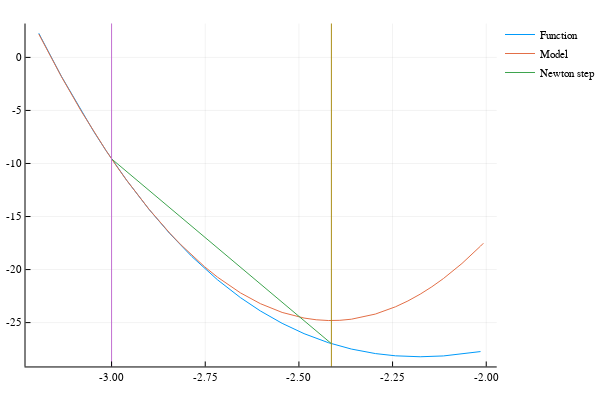

The notebook cell this image was saved under:
### Code cell
plot!(m, -3.2, -2.0, label="Model")
plot!(iter[1:2,2], iter[1:2,1], label="Newton step")
vline!([iter[1,2] iter[2,2]], label = "")

### Figure 1 — Plotly figure (JSON) as saved in the notebook; plotly's stock layout.template omitted (floating-point values rounded to 4 significant figures)
{"data": [{"colorbar": {"title": ""}, "hoverinfo": "text", "legendgroup": "Function", "line": {"color": "rgba(0, 154, 250, 1.000)", "dash": "solid", "shape": "linear", "width": 1}, "mode": "lines", "name": "Function", "showlegend": true, "text": [null, null, null, null, null, null, null, null, null, null, null, null, null, null, null, null, null, null, null, null, null, null, null], "type": "scatter", "x": [-3.194, -3.188, -3.134, -3.08, -3.047, -3.015, -2.987, -2.96, -2.9, -2.845, -2.786, -2.717, -2.656, -2.603, -2.545, -2.486, -2.422, -2.36, -2.296, -2.242, -2.176, -2.114, -2.015], "xaxis": "x1", "y": [2.276, 1.865, -1.773, -5.123, -7.003, -8.786, -10.22, -11.59, -14.33, -16.6, -18.78, -20.97, -22.64, -23.9, -25.07, -26.04, -26.89, -27.49, -27.92, -28.13, -28.22, -28.14, -27.73], "yaxis": "y1", "zmax": 0.1, "zmin": -0.1}, {"colorbar": {"title": ""}, "hoverinfo": "text", "legendgroup": "Model", "line": {"color": "rgba(227, 111, 71, 1.000)", "dash": "solid", "shape": "linear", "width": 1}, "mode": "lines", "name": "Model", "showlegend": true, "text": [null, null, null, null, null, null, null, null, null, null, null, null, null, null, null, null, null, null, null, null, null, null, null, null, null, null, null, null, null, null, null], "type": "scatter", "x": [-3.194, -3.188, -3.134, -3.08, -3.047, -3.015, -2.987, -2.96, -2.9, -2.845, -2.815, -2.786, -2.751, -2.717, -2.656, -2.603, -2.545, -2.486, -2.454, -2.422, -2.391, -2.36, -2.296, -2.242, -2.209, -2.176, -2.145, -2.114, -2.065, -2.015, -2.008], "xaxis": "x1", "y": [2.192, 1.788, -1.8, -5.129, -7.004, -8.786, -10.22, -11.58, -14.32, -16.56, -17.65, -18.67, -19.74, -20.72, -22.19, -23.21, -24.04, -24.57, -24.73, -24.8, -24.78, -24.68, -24.2, -23.51, -22.96, -22.32, -21.63, -20.85, -19.43, -17.79, -17.52], "yaxis": "y1", "zmax": 0.1, "zmin": -0.1}, {"colorbar": {"title": ""}, "hoverinfo": "text", "legendgroup": "Newton step", "line": {"color": "rgba(62, 164, 78, 1.000)", "dash": "solid", "shape": "linear", "width": 1}, "mode": "lines", "name": "Newton step", "showlegend": true, "text": [null, null], "type": "scatter", "x": [-3, -2.413], "xaxis": "x1", "y": [-9.564, -26.98], "yaxis": "y1", "zmax": 0.1, "zmin": -0.1}, {"colorbar": {"title": ""}, "hoverinfo": "text", "legendgroup": "", "line": {"color": "rgba(195, 113, 210, 1.000)", "dash": "solid", "shape": "linear", "width": 1}, "mode": "lines", "name": "", "showlegend": false, "text": [null, null], "type": "scatter", "x": [-3, -3], "xaxis": "x1", "y": [-3262.0, 3236.0], "yaxis": "y1", "zmax": 0.1, "zmin": -0.1}, {"colorbar": {"title": ""}, "hoverinfo": "text", "legendgroup": "", "line": {"color": "rgba(172, 142, 24, 1.000)", "dash": "solid", "shape": "linear", "width": 1}, "mode": "lines", "name": "", "showlegend": false, "text": [null, null], "type": "scatter", "x": [-2.413, -2.413], "xaxis": "x1", "y": [-3262.0, 3236.0], "yaxis": "y1", "zmax": 0.1, "zmin": -0.1}], "layout": {"annotations": [], "height": 400, "legend": {"bgcolor": "rgba(255, 255, 255, 1.000)", "bordercolor": "rgba(0, 0, 0, 1.000)", "font": {"color": "rgba(0, 0, 0, 1.000)", "family": "sans-serif", "size": 11}, "tracegroupgap": 0, "x": 1, "y": 1}, "margin": {"b": 20, "l": 0, "r": 0, "t": 20}, "paper_bgcolor": "rgba(255, 255, 255, 1.000)", "plot_bgcolor": "rgba(255, 255, 255, 1.000)", "showlegend": true, "width": 600, "xaxis": {"anchor": "y1", "domain": [0.05101, 0.9934], "gridcolor": "rgba(0, 0, 0, 0.100)", "gridwidth": 0.5, "linecolor": "rgba(0, 0, 0, 1.000)", "mirror": false, "range": [-3.23, -1.972], "showgrid": true, "showline": true, "showticklabels": true, "tickangle": 0, "tickcolor": "rgb(0, 0, 0)", "tickfont": {"color": "rgba(0, 0, 0, 1.000)", "family": "sans-serif", "size": 11}, "tickmode": "array", "ticks": "inside", "ticktext": ["-3.00", "-2.75", "-2.50", "-2.25", "-2.00"], "tickvals": [-3, -2.75, -2.5, -2.25, -2], "title": "", "titlefont": {"color": "rgba(0, 0, 0, 1.000)", "family": "sans-serif", "size": 15}, "type": "-", "visible": true, "zeroline": false, "zerolinecolor": "rgba(0, 0, 0, 1.000)"}, "yaxis": {"anchor": "x1", "domain": [0.03762, 0.9902], "gridcolor": "rgba(0, 0, 0, 0.100)", "gridwidth": 0.5, "linecolor": "rgba(0, 0, 0, 1.000)", "mirror": false, "range": [-29.13, 3.191], "showgrid": true, "showline": true, "showticklabels": true, "tickangle": 0, "tickcolor": "rgb(0, 0, 0)", "tickfont": {"color": "rgba(0, 0, 0, 1.000)", "family": "sans-serif", "size": 11}, "tickmode": "array", "ticks": "inside", "ticktext": ["-25", "-20", "-15", "-10", "-5", "0"], "tickvals": [-25, -20, -15, -10, -5, 0], "title": "", "titlefont": {"color": "rgba(0, 0, 0, 1.000)", "family": "sans-serif", "size": 15}, "type": "-", "visible": true, "zeroline": false, "zerolinecolor": "rgba(0, 0, 0, 1.000)"}}}
